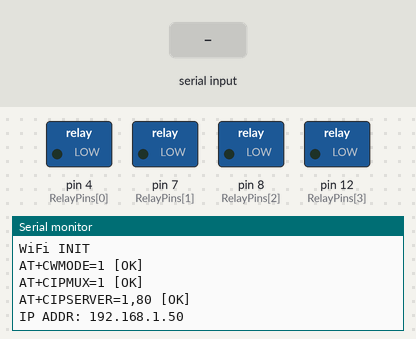
A sketch run on a simulated Arduino Uno, built with avr-gcc and run on an emulated ATmega328P. Shown: switched loads named in the sketch (green lamp = pin HIGH), the last lines printed to the serial monitor. The test bench sets the inputs (shaded band). The modem accepts every AT command (registered, SIM ready, sends succeed) and sends nothing else.

Above: at 2.2 s.
2.3 s: "/RELAY" received over the second serial link
At 3.1 s:
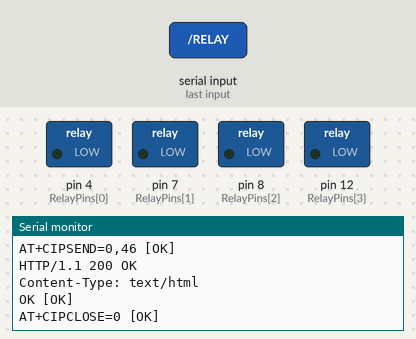
3.8 s: "IPD" received over the second serial link
At 5.3 s:
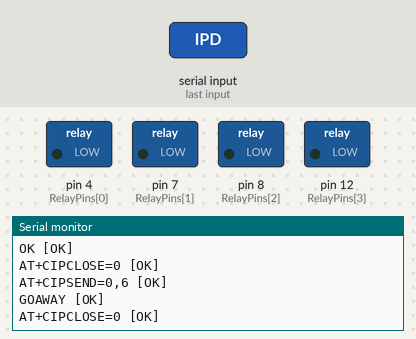

The sketch:

mark1.ino
```cpp
// Software Serial to communicate with ESP8266
#include <SoftwareSerial.h>
#define RX 10
#define TX 11
SoftwareSerial esp(RX, TX);


// function prootype with optional parameter
void sendtoesp(String command, int delay, int silent=0);


int RelayPins[] = {4, 7, 8, 12};


void setup() {
  initHardwareSerial();
  initSoftwareSerial();
  initRelay();
  WiFiInit();
}

// onboard serial for debugging
void initHardwareSerial() {
  Serial.begin(9600);
  while (!Serial) ;
  Serial.println("Uno Serial [OK]");
}

// softwre serial for ESP interface
void initSoftwareSerial() {
  Serial.print("ESP Serial");
  esp.begin(9600);
  long int time=millis();
  while ((time+10000)>millis()) {
    if(Serial) {
      Serial.println(" [OK]");
      return;
    }
  }
  error();
}


// Set GPIO pins to output for comms to relay
void initRelay() {
    for (int p = 0; p < 4; p++) {
    pinMode(RelayPins[p], OUTPUT);
  }
}


// request ESP join WIFI and run as server
void WiFiInit() {
  Serial.println("WiFi INIT");

  // Init from scratch
  //sendtoesp("AT+CWMODE=1",1000); // Join existing AP
  //sendtoesp("AT+CWJAP=\""+AP+"\",\""+PW+"\"",10000);
  //getIP();

  // Assume it already has the correct settings
  sendtoesp("AT+CWMODE=1",1000); // Join existing AP
  sendtoesp("AT+CIPMUX=1",1000); // enable multiple connections
  sendtoesp("AT+CIPSERVER=1,80",5000); // open server on port 80
  getIP();
}


void sendtoesp(String command,int delay,int silent) {
  esp.println(command);
  String response = "";
  Serial.print(command);
  long int time=millis();
  while ((time+delay)>millis()) {
    if(esp.available()) {
      char c = esp.read();
      response+=c;
      if(response.indexOf("OK")>=0) {
          Serial.println(" [OK]");
        return;
      }
    }
  }
  if(silent==1) {
      Serial.println("[SHRUG]");
  } else {
    error();
  }
}


void error() {
  Serial.println(" [ERROR]");
  Serial.println("[HALT]");
  while(1) ;
}


void loop() {
  String readstring;
  while(esp.available()) {
    delay(3);
    char c =esp.read();
    readstring+=c;
  }
  if(readstring.length()>0) {
    if(readstring.indexOf("/RELAY")>=0) {
      int i=readstring.indexOf("/RELAY");
      String q=readstring.substring(i+6,i+7);
      Serial.print("Received RELAY command: ");
      triggerRelay(q);
      String response="HTTP/1.1 200 OK\r\nContent-Type: text/html\r\n\r\nOK";
      String command="AT+CIPSEND=0,"+String(response.length());
      sendtoesp(command,1000,1);
      sendtoesp("HTTP/1.1 200 OK\r\nContent-Type: text/html\r\n\r\nOK",100);
      //sendtoesp("OK",1000);
      sendtoesp("AT+CIPCLOSE=0",1000);
      readstring="";
    } else if (readstring.indexOf("IPD")>=0) {
      sendtoesp("AT+CIPSEND=0,6",1000);
      sendtoesp("GOAWAY",1000);
      sendtoesp("AT+CIPCLOSE=0",1000);
    }
  }
}


void getIP() {
  String response = "";
  esp.println("AT+CIFSR");
  long int time=millis();
  while ((time+1000)>millis()) {
    while(esp.available()) {
      char c = esp.read();
      response+=c;
    }
  }
  //debug(response);
  Serial.print("IP ADDR: ");
  int a = response.indexOf("STAIP") + 7;
  String ip3= response.substring(a,response.indexOf("\"",a));
  Serial.println(ip3);
}

void triggerRelay(String s) {
  int i = s.toInt();
  Serial.println(i);
  if(i==0) {
    Serial.print("invalid command: ");
    Serial.println(s);
  }
  if(i>0 && i<=4) {
    digitalWrite(RelayPins[i-1],HIGH);
    delay(2000);
    digitalWrite(RelayPins[i-1],LOW);
  } else {
    Serial.print("invalid relay: ");
    Serial.println(i);
  }
}
```

Measured:
- after the input at 2.3 s, the serial monitor: prints a new line at once (image 1)
- after the input at 3.8 s, the serial monitor: prints a new line at once (image 2)
